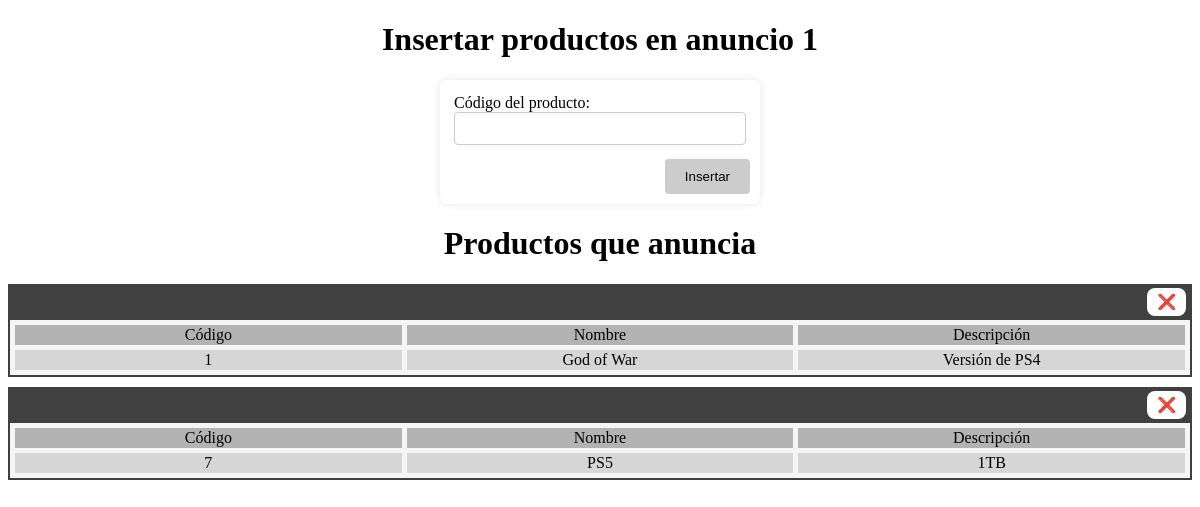
/marketing_clientes/insertar_producto/1/, run on the app's committed database.
### app/models.py (models this page shows, shortened)
class Anuncio(models.Model):
    CodigoA = models.CharField(max_length=9, primary_key=True)
    TipoA = models.CharField(max_length=20, null=False)
    DescripcionA = models.TextField(max_length=100, null=False)
    LocalizacionA = models.CharField(max_length=20, null=False, unique=True)
    Productos = models.ManyToManyField(Producto, db_table='anuncia')

class Producto(models.Model):
    Prod = models.PositiveBigIntegerField(primary_key=True)
    NombreP = models.CharField(max_length=20, null=False)
    DescripcionP = models.TextField(max_length=320, null=False)
    Precio = models.DecimalField(max_digits=6, decimal_places=2, null=False, validators=[MinValueValidator(limit_value=0.01, message='El campo debe ser un número mayor que 0')])

### DepMarketing/views.py (the view)
# urls.py: path('insertar_producto/<str:CodigoA>/', anuncio_de_producto, name='insertar_producto'),
def anuncio_de_producto(request, CodigoA):
    anuncio = Anuncio.objects.get(CodigoA=CodigoA)
    if request.method == 'GET':
        form = SeleccionarProducto(request.GET)
        if form.is_valid():
            eleccion = form.cleaned_data['eleccion']
            try:
                producto = Producto.objects.get(Prod=eleccion)
                anuncio.Productos.add(producto)
            except Exception as e:
                f"Error: no existe ningún producto con este código."
    else:
        form = SeleccionarProducto()
    return render(request, 'marketing_clientes/anuncio_de_producto.html', {
        'anuncio': anuncio,
        'form': form,
    })

### DepMarketing/forms.py
class SeleccionarProducto(forms.Form):
    eleccion = forms.CharField(max_length=100, required=False, label='Código del producto')

### templates/marketing_clientes/anuncio_de_producto.html (shortened to what this page needs)
{% load static %}
<!DOCTYPE html>
<html lang="es">
<head>
    <link rel="stylesheet" href="{% static '/css/almlog/buscar.css' %}">
</head>
<body>
    <div>
        <h1>Insertar productos en anuncio {{ anuncio.CodigoA }}</h1>
        <form method="GET">
            {{ form.as_p }}
            <button type="submit">
                Insertar
            </button>
        </form>
        <h1>Productos que anuncia</h1>
        {% for producto in anuncio.Productos.all %}
            <div class="card">
                <div class="button-container">
                    <a class="modifica" href="{% url 'eliminar_el_producto' CodigoA=anuncio.CodigoA Prod=producto.Prod %}">❌</a>&nbsp
                </div>
                <table>
                    <tr>
                        <td id="name">Código</td>
                        <td id="name">Nombre</td>
                        <td id="name">Descripción</td>
                    </tr>
                    <tr>
                        <td id="info">{{ producto.Prod }}</td>
                        <td id="info">{{ producto.NombreP }}</td>
                        <td id="info">{{ producto.DescripcionP }}</td>
                    </tr>
                </table>
            </div>
        {% endfor %}
    </div>
</body>
</html>

### static/css/almlog/buscar.css (style rules this page uses)
form { display: flex; flex-direction: column; background-color: #fff; color: black; padding: 10px; border-radius: 8px; box-shadow: 0 0 10px rgba(0, 0, 0, 0.1); width: 300px; margin: 0 auto; text-align: left; }
input { width: 100%; padding: 8px; box-sizing: border-box; border: 1px solid #ccc; border-radius: 4px; }
p { margin: 4px; }
button { align-self: flex-end; margin-top: 10px; padding: 10px 20px; background-color: rgb(205, 204, 204); color: black; border: none; border-radius: 4px; cursor: pointer; }
h1 { text-align: center; }
.card { background-color: #404040; color: black; padding-left: 2px; padding-right: 2px; padding-top: 4px; padding-bottom: 2px; margin-bottom: 10px; margin-left: auto; margin-right: auto; }
table { width: 100%; table-layout: fixed; border-collapse: collapse; }
td { text-align: center; vertical-align: middle; border: 5px solid whitesmoke; }
.modifica { display: inline-block; padding: 5px 10px; text-decoration: none; font-size: 15px; color: black; background-color: white; border-radius: 8px; }
#name { background-color: #b3b3b3; }
#info { background-color: #d6d6d6; }
.button-container { display: flex; justify-content: flex-end; align-items: center; }

### data on the page
Anuncio: CodigoA "1"
Producto: Prod "1", NombreP "God of War", DescripcionP "Versión de PS4"
Producto: Prod "7", NombreP "PS5", DescripcionP "1TB"
